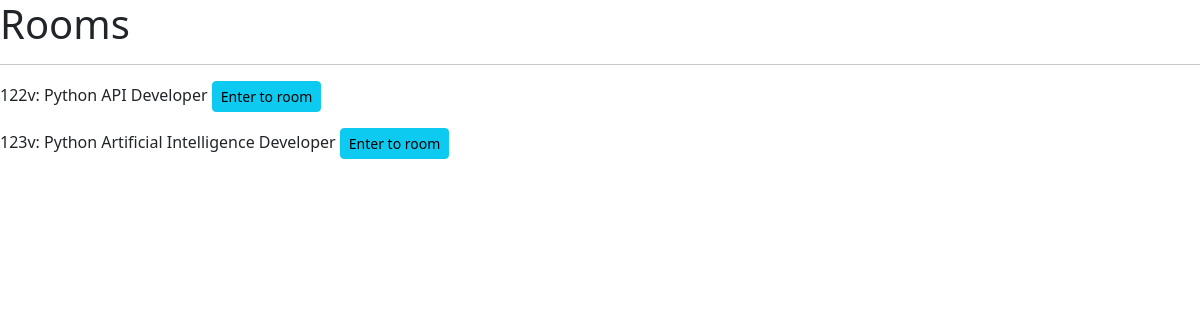
Before: / with the older database file.
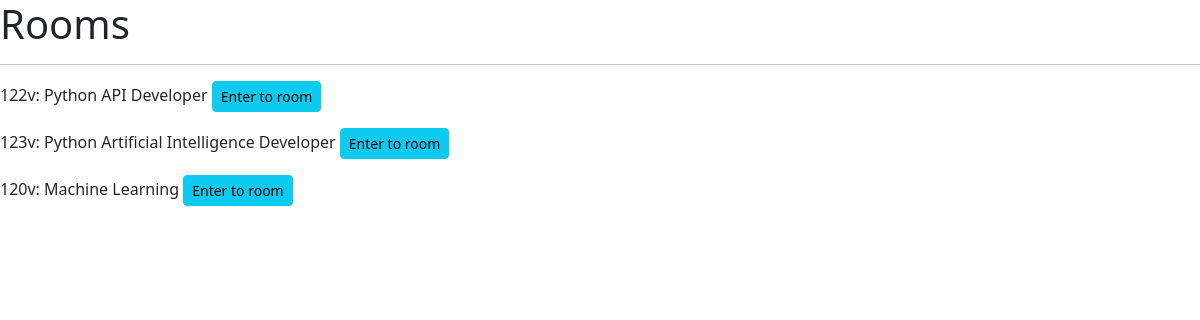
After: the same page with the newer database file.
### main.py (models this page shows, shortened)
class Room(db.Model):
    __tablename__ = "rooms"
    id = db.Column(db.String, primary_key=True)
    description = db.Column(db.String(200), nullable=False)
    created_at = db.Column(db.DateTime(timezone=True), server_default=func.now())

### main.py (the view)
@app.route("/")
def index():
    items = Room.query.all()
    return render_template("index.html", items=items)

### templates/index.html (shortened to what this page needs)
<!doctype html>
<html lang="en">
  <head>
    <link href="https://cdn.jsdelivr.net/npm/bootstrap@5.3.3/dist/css/bootstrap.min.css" rel="stylesheet">
</head>
  <body>
    <h1>Rooms</h1>
    <hr>
    {% for item in items %}
    <p>{{ item.id }}: {{ item.description }} <a href="{{ url_for('rooms_by_id', id=item.id) }}" class="btn btn-info btn-sm">Enter to room</a></p>
    {% endfor %}
  </body>
</html>

Changed rows visible on the page:
added Room: id "120v", description "Machine Learning"
